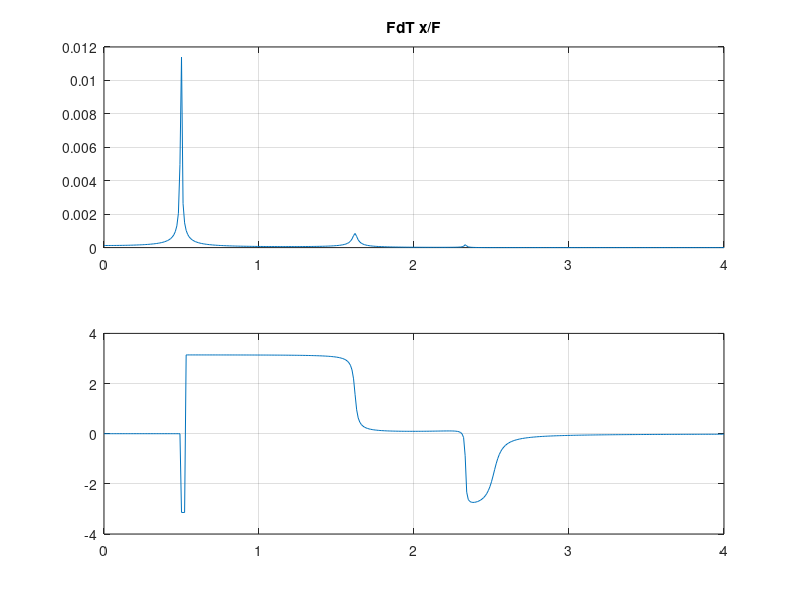
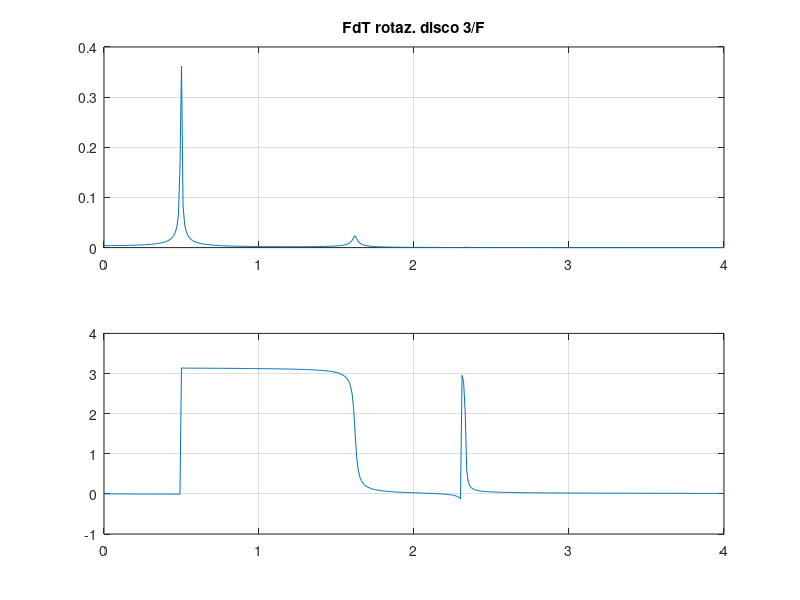
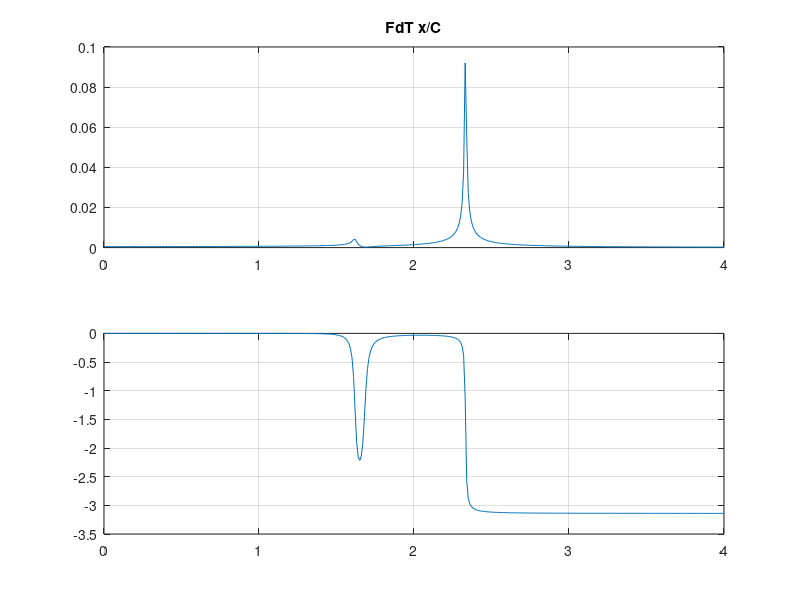
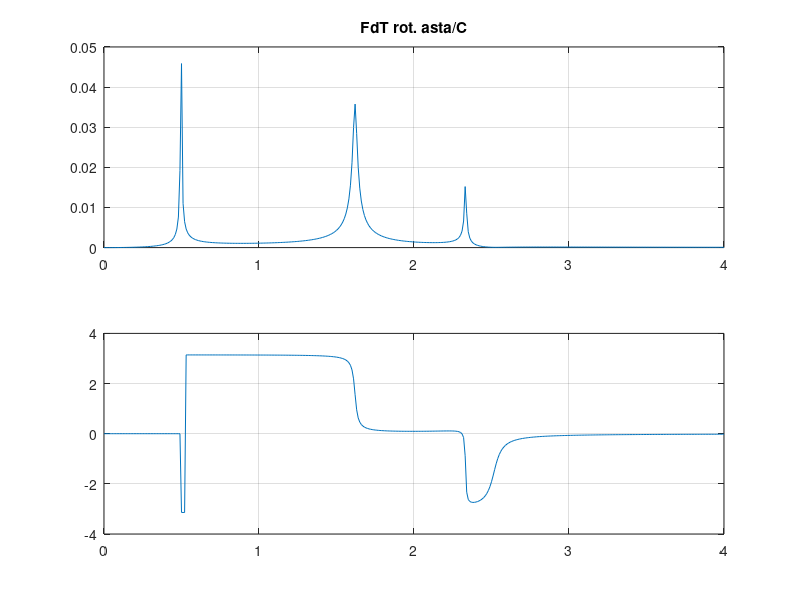

The MATLAB script that drew these images, in order:
clear all
close all

M1=10;			% [kg]	
M2=30;			% [kg]
M3=5;			% [kg]
M4=0.5;			% [kg]
J1=0.5;			% [kg m^2]	
J3=0.25;		% [kg m^2]	
R1=0.25;		% [m]
R3=0.25;		% [m]
L=1.0;			% [m]
k1=2e3; 	    % [N/m]
k2=1e3; 	    % [N/m]
r2=2;   		% [Ns/m]
g=9.81;

disp('matrice di massa in coordinate fisiche')
mtx_mf  =  diag([M1 J1 M2 M3 J3 M4])
disp(' ')

disp('matrice di rigidezza in coordinate fisiche')
mtx_kf  =  diag([k1 k2])
disp(' ')

disp('matrice di rigidezza gravitazioneale in coordinate indipendenti')
mtx_kg  =  zeros(4);mtx_kg(3,3)=M4*g*L;
disp(' ')

disp('matrice di smorzamento in coordinate fisiche')
mtx_rf  =  diag([r2])
disp(' ')

disp('jacobiano matrice di massa')
mtx_Jm  =  [0 0 0 1; 1/R1 0 0 -1/R1; 1 0 0 0;1 R3 0 0; 0 1 0 0; 1 R3 L 0]
disp(' ')

disp('jacobiano matrice di rigidezza')
mtx_Jel  =  [2 0 0 -2;0 R3 0 0]
disp(' ')

disp('jacobiano matrice di smorzamento')
mtx_Jr  =  [0 R3 0 0]
disp(' ')

disp('matrice di massa in coordinate indipendenti')
MM  =  mtx_Jm'*mtx_mf*mtx_Jm
disp(' ')

disp('matrice di rigidezza in coordinate indipendenti')
KK  =  mtx_Jel'*mtx_kf*mtx_Jel+mtx_kg
disp(' ')

disp('matrice di smoramento in coordinate indipendenti')
RR  =  mtx_Jr'*mtx_rf*mtx_Jr
disp(' ')

mtx_m=MM(1:3,1:3);
mtx_r=RR(1:3,1:3);
mtx_k=KK(1:3,1:3);

MLV=MM(1:3,4);
RLV=RR(1:3,4);
KLV=KK(1:3,4);

MVL=MM(4,1:3);
RVL=RR(4,1:3);
KVL=KK(4,1:3);

MVV=MM(4,4);
RVV=RR(4,4);
KVV=KK(4,4);

%calcolo delle frequenze proprie e dei modi di vibrare

[modi,d]=eig(inv(mtx_m)*mtx_k);
fre=sqrt(diag(d))/2/pi;

%crea una matrice temporanea per ordinare frequenze e modi
% i modi sono ordinati per righe
tmp=[fre modi'];                

% ordina le frequenze e i modi in ordine crescente 
tmp_out=sortrows(tmp,1);
fre=tmp_out(:,1);                 % frequenze ordinate
ngdl=length(fre);
modi=tmp_out(:,2:ngdl+1)';       % modi ordinati per colonne

% stampa delle frequenze e modi

for i=1:ngdl
    val_max=max(abs(modi(:,i)));
    modi(:,i)=modi(:,i)/val_max;
    disp(['modo # ' num2str(i) ': ' num2str(fre(i)) ' [Hz]        ' num2str(modi(:,i)') ])
end

% risposta in frequenza: forza unitaria

ff=0:0.01:4;            %definizione vettore delle frequenze
ome=2*pi*ff;
vett_F=[1;R3;L];             %definizione vettore forzanti
for i=1:length(ff)
    A=-ome(i)^2*mtx_m+j*ome(i)*mtx_r+mtx_k;
    x=inv(A)*vett_F;
    mod1(i)=abs(x(1)); 
    fas1(i)=angle(x(1));
    mod2(i)=abs(x(2));         
    fas2(i)=angle(x(2)); 
end

figure
subplot(211)
plot(ff,mod1)
title('FdT x/F')
grid
subplot(212)
plot(ff,fas1)
grid

figure
subplot(211)
plot(ff,mod2)
title('FdT rotaz. disco 3/F')
grid
subplot(212)
plot(ff,fas2)
grid

% risposta in frequenza: coppia unitaria

vett_F=[1/R1;0;0];             %definizione vettore forzanti
for i=1:length(ff)
    A=-ome(i)^2*mtx_m+j*ome(i)*mtx_r+mtx_k;
    x=inv(A)*vett_F;
    mod1(i)=abs(x(1));              
    fas1(i)=angle(x(1));            
    mod2(i)=abs(x(3));            
    fas2(i)=angle(x(3));          
end

figure
subplot(211)
plot(ff,mod1)
title('FdT x/C')
grid
subplot(212)
plot(ff,fas1)
grid

figure
subplot(211)
plot(ff,mod2)
title('FdT rot. asta/C')
grid
subplot(212)
plot(ff,fas2)
grid


% risposta in frequenza: reazione vincolare

vett_F=[1/R1;0;0];             %definizione vettore forzanti
C0=1;
QL=-C0/R1;                  %reazione vincolare relativa a C0
for i=1:length(ff)
    A=-ome(i)^2*mtx_m+j*ome(i)*mtx_r+mtx_k;
    x=inv(A)*vett_F;
    Ho=(-ome(i)^2*MVL+j*ome(i)*RVL+KVL)*x-QL;
    modHo(i)=abs(Ho);
    fasHo(i)=angle(Ho);
end

figure
subplot(211)
plot(ff,modHo)
title('FdT Ho/C')
grid
subplot(212)
plot(ff,fasHo)
grid

%senza partizione delle matrici
for i=1:length(ff)
    A=-ome(i)^2*mtx_m+j*ome(i)*mtx_r+mtx_k;
    x=inv(A)*vett_F;
    Ho=1/R1-(4*k1-ome(i)^2*J1/R1^2)*x(1);
    modHo(i)=abs(Ho);
    fasHo(i)=angle(Ho);
end

figure
subplot(211)
plot(ff,modHo)
title('FdT Ho/C')
grid
subplot(212)
plot(ff,fasHo)
grid
